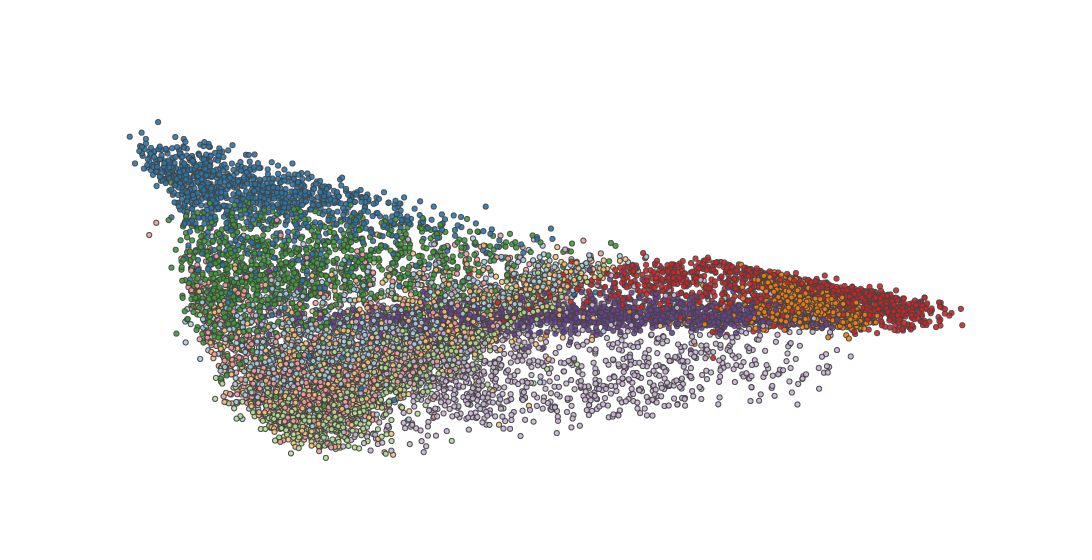

The notebook cell this image was saved under:
### Markdown cell above
#### Plotly Visualization

### Code cell
method, n_neighbors = "standard", 200
embedding = np.load(fashion_lle_path / "lle" / method / f"{n_neighbors}.npy")
color = [plotly_cmap[int(i)] for i in labels]
plotly_scatter(
    embedding,
    labels,
    color=color,
    title="Local Linear Embedding (Standard) | 200 Neighbors",
)

### Figure 1 — Plotly figure (JSON) as saved in the notebook; plotly's stock layout.template omitted (floating-point values rounded to 4 significant figures; data arrays with more than 128 entries replaced by an {"elided": "..."} marker saying what was removed)
{"data": [{"legendgroup": "group", "marker": {"autocolorscale": true, "color": {"elided": "12000 str values"}, "colorbar": {"title": {"text": "Class"}}, "line": {"width": 1}, "opacity": 0.9, "showscale": false, "size": 5}, "mode": "markers", "text": {"elided": "12000 float values"}, "type": "scattergl", "x": {"elided": "12000 float values"}, "y": {"elided": "12000 float values"}}], "layout": {"font": {"color": "white"}, "paper_bgcolor": "rgba(0,0,0,0)", "plot_bgcolor": "rgba(0,0,0,0)", "title": {"text": "Local Linear Embedding (Standard) | 200 Neighbors"}, "width": 1200, "xaxis": {"hoverformat": ".1f", "showgrid": false, "title": {"text": "x"}}, "yaxis": {"hoverformat": ".1f", "showgrid": false, "title": {"text": "y"}}}}
